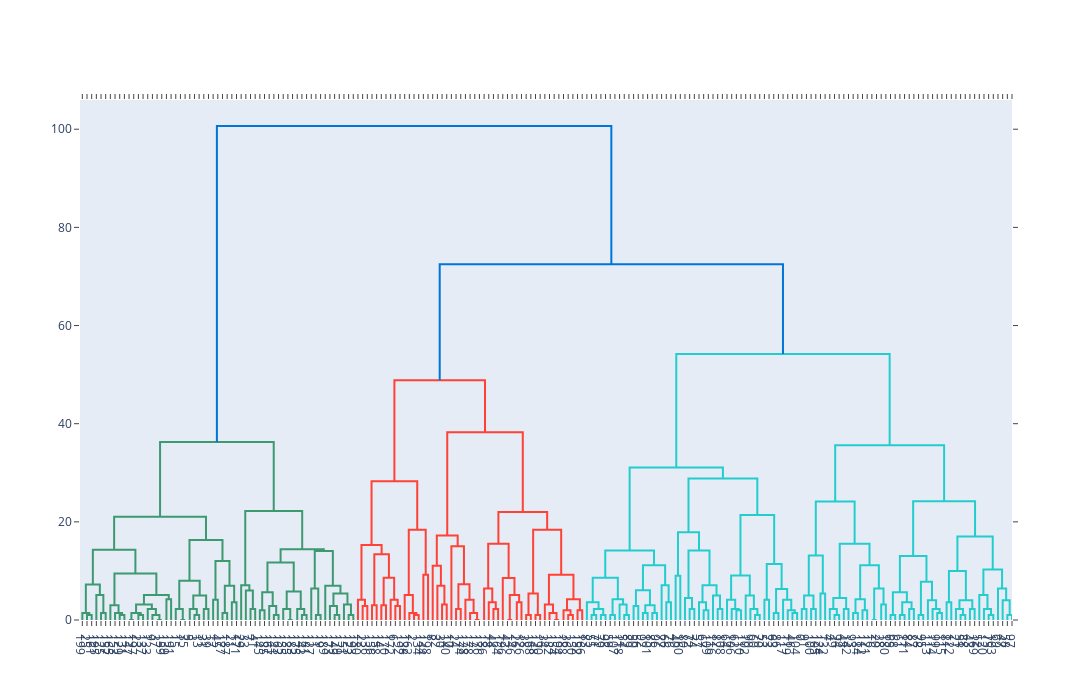

The notebook cell saved with this chart:
### Code cell
import plotly.figure_factory as ff
np.random.seed(1)

fig = ff.create_dendrogram(HX)
fig.update_layout(width=2500, height=700)
fig.show()
